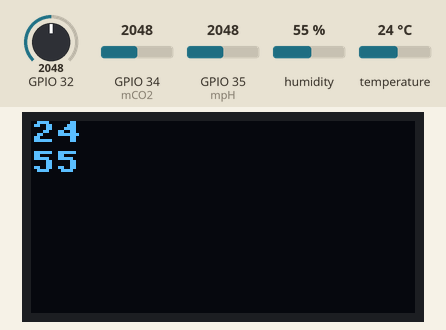
Recording of a program running on a simulated ESP32 board running MicroPython. Shown: 128×64 one-colour display. The inputs (shaded band) are chosen by the test bench; at power-on: humidity 55 %, temperature 24 °C, GPIO 32 = 2048, GPIO 34 (mCO2) = 2048, GPIO 35 (mpH) = 2048 (analog values on the 0–4095 scale). WiFi joins after 1.5 s; the clock reads 2024-03-15 10:24:30 at power-on unless the program sets it; web requests get an empty 200 reply after 0.4 s; library files of the repository ran but are not shown: ssd1306.py; what the program prints to the serial console is not drawn.

Above: at 8.7 s.
8.8 s: humidity set to 22 %
At 12.0 s:
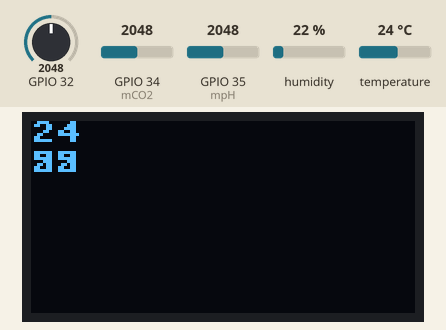
12.9 s: temperature set to 12 °C
At 15.2 s:
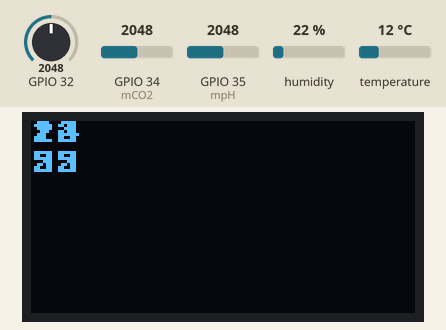
16.3 s: humidity set to 40 %
19.8 s: temperature set to 19 °C
Timing chart, 0 to 22.8 s (numbered marks = the images above; inputs shaded):
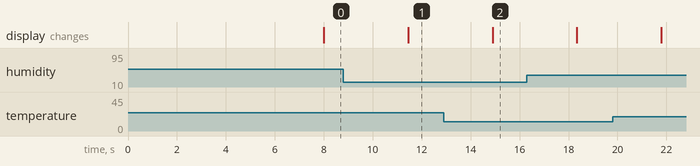

Measured:
- after the input at 8.8 s, the display: changes after 2.6 s (image 1)
- after the input at 12.9 s, the display: changes after 2.0 s (image 2)

The program:

ttt.py
```python
import machine
import time
import dht
import ssd1306
import utime
import network
import urequests

I2C = machine.SoftI2C(sda=machine.Pin(21),scl=machine.Pin(22))
m水位 = machine.ADC(machine.Pin(32))
m温湿 = dht.DHT11(machine.Pin(4))
mCO2 = machine.ADC(machine.Pin(34))
m显示屏 = ssd1306.SSD1306_I2C(128, 64, I2C)
mpH = machine.ADC(machine.Pin(35))

data = {}
_a = 0

# Wifi
wifi_id = "snow777"
wifi_pw = "snow123123"

sta_if = network.WLAN(network.STA_IF)
if sta_if.status() != 1010:
    sta_if.active(True)
    sta_if.connect(wifi_id,wifi_pw)
    while not sta_if.isconnected():
        pass
print("wifi已连接")


while 1:
    try:
        m温湿.measure()
        print(1)
        break
    except: pass
    finally: time.sleep(3)
time.sleep(3)


while 1:


    vTime = utime.localtime() # (YYYY,M,DD,...)
    _time = "{}{:0>2d}{:0>2d}{:0>2d}{:0>2d}{:0>2d}".format(vTime[0],vTime[1],vTime[2],vTime[3],vTime[4],vTime[5])
    m温湿.measure()
    print(_time)
    mV水位 = m水位.read()
    print("mV水位",mV水位)
    mVCO2 = mCO2.read()
    print("mVCO2",mVCO2)
    mV温湿_温 = m温湿.temperature()
    print("mV温湿_温",mV温湿_温)
    mV温湿_湿 = m温湿.humidity()
    print("mV温湿_湿",mV温湿_湿)
    mVpH = mpH.read()
    print("mVpH",mVpH)

    #t_data['水位'] = mV水位
    #t_data['CO2'] = mVCO2
    #t_data['温'] = mV温湿_温
    #t_data['湿'] = mV温湿_湿
    #t_data['pH'] = mVpH
    t_data = [mV水位,mVCO2,mV温湿_温,mV温湿_湿,mVpH]
    # data[str(_time)] = t_data

    """
    with open("data.json", 'wb') as f:
        f.write(str(data).replace("'",'"').replace("},","},\n").encode('utf-8'))
    """

    urequests.get(f'http://maker.ifttt.com/trigger/plant_data/with/key/evkQF4nTovqng89zeqQx2v5mgj66dfxPnarYWwPFqDB?value1={_time}&value2={str(t_data)[1:-1]}')

    m显示屏.text(str(mV温湿_温),0,0)
    m显示屏.text(str(mV温湿_湿),0,10)
    m显示屏.show()
    del vTime,_time,mV水位,mVCO2,mV温湿_温,mV温湿_湿,mVpH,t_data
    time.sleep(3)
    # _a += 1
    # 运行 11 次后出现神秘报错 OSError: 23

print("完成")
# print(str(data).replace("'",'"').encode('utf-8'))
```
